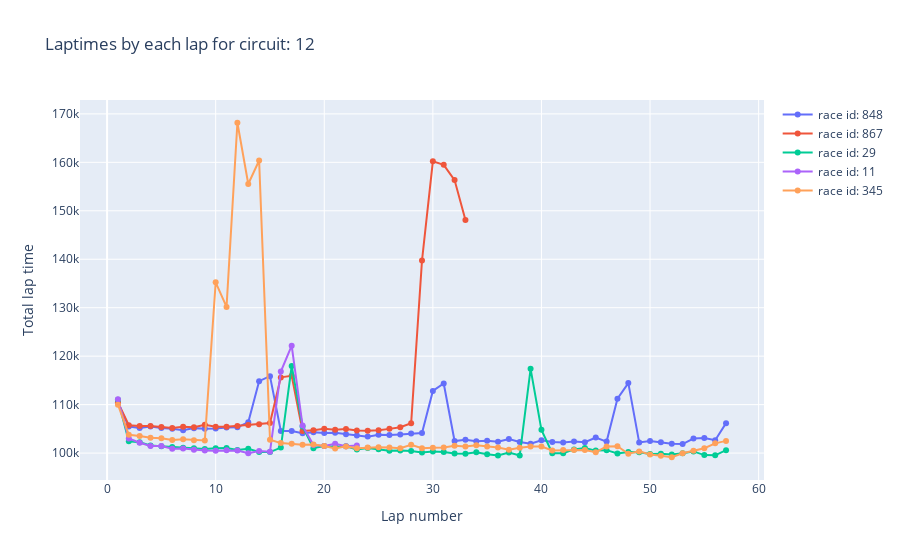

Notebook code cell kept with this figure:
### Code cell
fig = go.Figure()

circuit_id = 12

lap_times_selected_driver_circuit = master_lap_time_data[
    master_lap_time_data["circuitId"] == circuit_id
]
list_race_id = lap_times_selected_driver_circuit["raceId"].unique().tolist()

for race_id in list_race_id:

    lap_times_race = lap_times_selected_driver_circuit[
        lap_times_selected_driver_circuit["raceId"] == race_id
    ]

    fig.add_trace(
        go.Scatter(
            x=lap_times_race["lap"],
            y=lap_times_race["milliseconds"],
            mode="lines+markers",
            name=f"race id: {race_id}",
        )
    )

    fig.update_layout(
        title=f"Laptimes by each lap for circuit: {circuit_id}",
        xaxis_title="Lap number",
        yaxis_title="Total lap time",
    )
fig.show()
